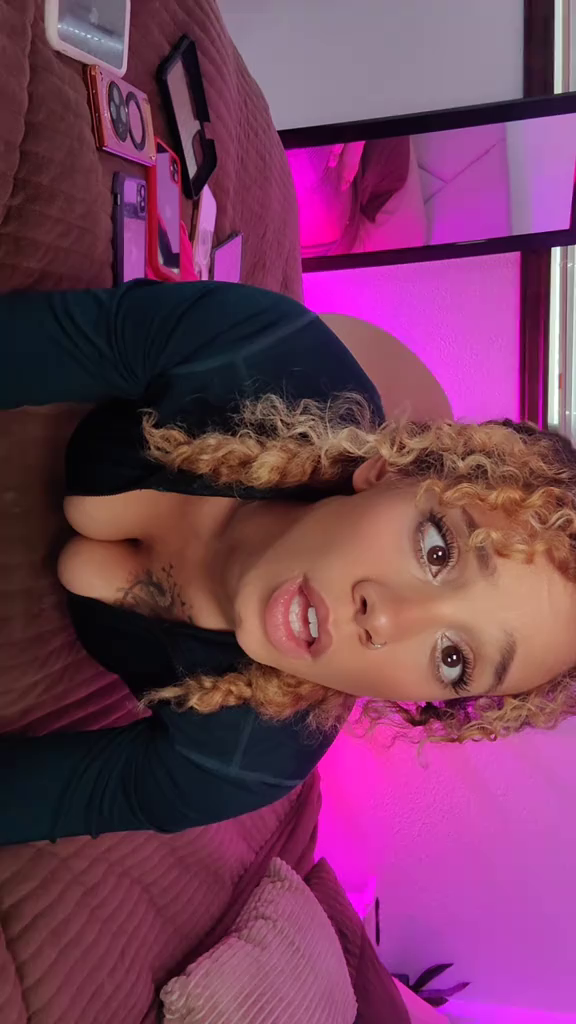
#> input picture frame 0 of videos/video.mp4, 576 x 1024 px
$ python test_existing_depth.py
#> lines starting #> are read from the running program, lines starting #| are printed output that depends on the picture
#!/usr/bin/env python3
"""
Test Existing Depth Maps

This script locates and visualizes existing depth maps in the videos directory.
"""

import os
import cv2
import numpy as np
import matplotlib.pyplot as plt
import open3d as o3d
from PIL import Image


def extract_frame_from_video(video_path, output_path, frame_num=0):
    """Extract a specific frame from a video."""
    cap = cv2.VideoCapture(video_path)
    if not cap.isOpened():
        raise ValueError(f"Cannot open video: {video_path}")

    # Set position to frame
    cap.set(cv2.CAP_PROP_POS_FRAMES, frame_num)

    # Read frame
    ret, frame = cap.read()
    cap.release()

    if ret:
        cv2.imwrite(output_path, frame)
        print(f"Frame {frame_num} extracted to: {output_path}")
        return output_path
    else:
        raise ValueError(f"Failed to extract frame {frame_num}")


# [31 lines left out: function extract_frame_from_depth_video, not called in this run]


def find_matching_depth_video(color_video_path):
    """Find a corresponding depth video for a color video."""
    directory = os.path.dirname(color_video_path)
    base_name = os.path.splitext(os.path.basename(color_video_path))[0]

    # Check for common patterns
    potential_names = [
        f"depth_{base_name}.mp4",
        f"{base_name}_depth.mp4",
        f"depth_video_{base_name}.mp4"
    ]

    for name in potential_names:
        path = os.path.join(directory, name)
        if os.path.exists(path):
            return path

    # Try to find any depth video in the same directory
    for file in os.listdir(directory):
        if file.startswith("depth_") and file.endswith(".mp4"):
            return os.path.join(directory, file)

    return None


def visualize_depth_as_3d(color_path, depth_path, output_path):
    """Visualize depth map as a 3D point cloud and save the visualization."""
    # Load color image
    color_img = o3d.io.read_image(color_path)

    # Load depth image
    depth_img = o3d.io.read_image(depth_path)

    # Get image dimensions
    color_np = np.asarray(color_img)
    depth_np = np.asarray(depth_img)

    # Resize depth to match color if needed
    if color_np.shape[:2] != depth_np.shape[:2]:
        print(f"Resizing depth from {depth_np.shape[:2]} to {color_np.shape[:2]}")
        depth_resized = cv2.resize(depth_np, (color_np.shape[1], color_np.shape[0]))
        cv2.imwrite(depth_path, depth_resized)
        depth_img = o3d.io.read_image(depth_path)

    # Convert to Open3D RGBD image
    rgbd = o3d.geometry.RGBDImage.create_from_color_and_depth(
        color_img, depth_img,
        depth_scale=255.0,  # Scale factor for 8-bit depth images
        depth_trunc=5.0,    # Maximum depth in meters
        convert_rgb_to_intensity=False
    )

    # Camera intrinsics (estimate from image size)
    width, height = np.asarray(color_img).shape[1], np.asarray(color_img).shape[0]
    focal_length = max(width, height) * 1.2  # Approximate focal length
    intrinsic = o3d.camera.PinholeCameraIntrinsic(
        width, height, focal_length, focal_length, width/2, height/2
    )

    # Create point cloud from RGBD image
    pcd = o3d.geometry.PointCloud.create_from_rgbd_image(rgbd, intrinsic)

    # Flip the orientation for better visualization
    pcd.transform([[1, 0, 0, 0], [0, -1, 0, 0], [0, 0, -1, 0], [0, 0, 0, 1]])

    # Visualize point cloud
    print("Visualizing point cloud. Close the window to continue...")
    vis = o3d.visualization.Visualizer()
    vis.create_window()
    vis.add_geometry(pcd)

    # Improve visualization
    opt = vis.get_render_option()
    opt.point_size = 1.0
    opt.background_color = np.array([0.5, 0.5, 0.5])

    # Set up camera view
    ctr = vis.get_view_control()
    ctr.set_zoom(0.5)
    ctr.set_front([0, 0, -1])
    ctr.set_lookat([0, 0, 0])
    ctr.set_up([0, -1, 0])

    # Capture image
    vis.capture_screen_image(output_path, do_render=True)

    # Run visualization
    vis.run()
    vis.destroy_window()

    print(f"Point cloud visualization saved to: {output_path}")
    return output_path


# [59 lines left out: function create_3d_mesh_from_depth, not called in this run]


def main():
    # Create test directory
    test_dir = "test_existing_results"
    os.makedirs(test_dir, exist_ok=True)

    # Test settings
    color_video_path = "videos/video.mp4"
    depth_video_path = "videos/depth_video.mp4"  # Default, will try to find match if not found

    # Check if depth video exists, otherwise try to find a matching one
    if not os.path.exists(depth_video_path):
        depth_video_path = find_matching_depth_video(color_video_path)
        if not depth_video_path:
            print("No matching depth video found. Using a color video to generate depth...")
            depth_video_path = None

    # Set output paths
    color_frame_path = os.path.join(test_dir, "color_frame.jpg")
    depth_frame_path = os.path.join(test_dir, "depth_frame.png")
    point_cloud_vis_path = os.path.join(test_dir, "point_cloud_vis.png")
    mesh_path = os.path.join(test_dir, "mesh.ply")
    mesh_vis_path = os.path.join(test_dir, "mesh_vis.png")

    # Run tests
    print("\n===== TESTING WITH EXISTING DEPTH MAPS =====\n")

    # 1. Extract color frame
    print("1. Extracting color frame...")
    extract_frame_from_video(color_video_path, color_frame_path)
#> in extract_frame_from_video, frame is the input picture: shape (1024, 576, 3); mean B, G, R 92.7, 60.6, 118.3

    # 2. Extract depth frame or generate one
    print("\n2. Extracting depth frame...")
    if depth_video_path:
        extract_frame_from_depth_video(depth_video_path, depth_frame_path)
        print(f"Using depth video: {depth_video_path}")
    else:
        # If no depth video is found, generate a depth map from the color frame
        print("Generating depth map from color frame...")
        # Simple depth generation (similar to the other test script)
        img = cv2.imread(color_frame_path)
        gray = cv2.cvtColor(img, cv2.COLOR_BGR2GRAY)
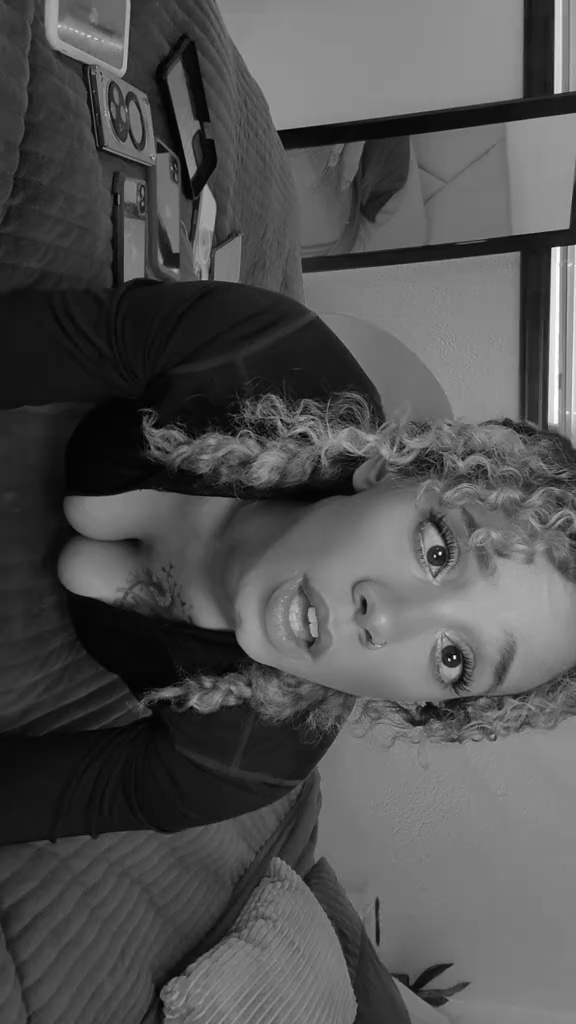
#> gray: shape (1024, 576); min 0, max 254, mean 81.5
        blurred = cv2.GaussianBlur(gray, (5, 5), 0)
        edges = cv2.Canny(blurred, 50, 150)
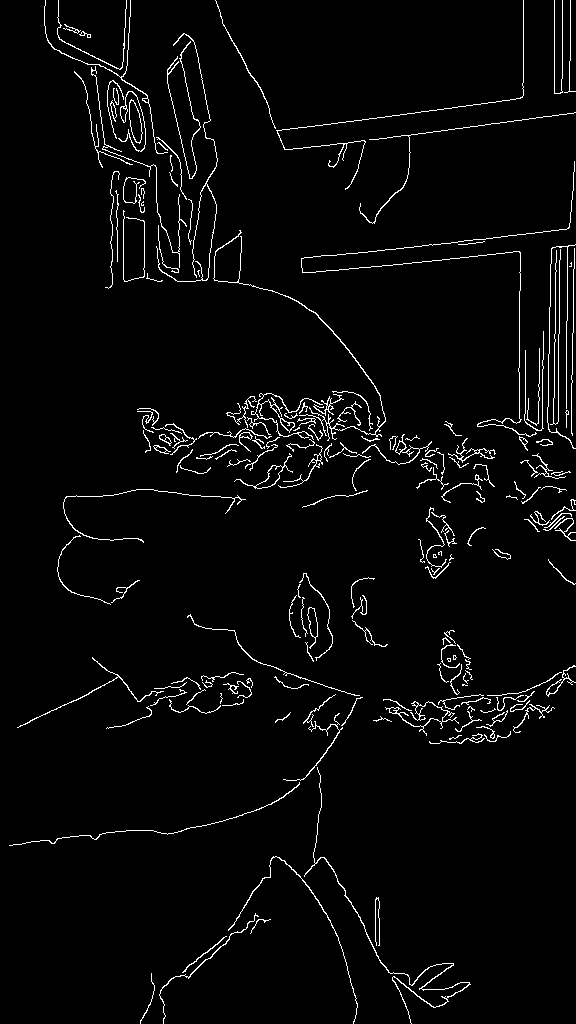
#> edges: shape (1024, 576); 3.1% white in thin lines or dots
        edges = 255 - edges
#> edges: shape (1024, 576); 96.9% white; black in thin lines or dots
        dist = cv2.distanceTransform(edges, cv2.DIST_L2, 3)
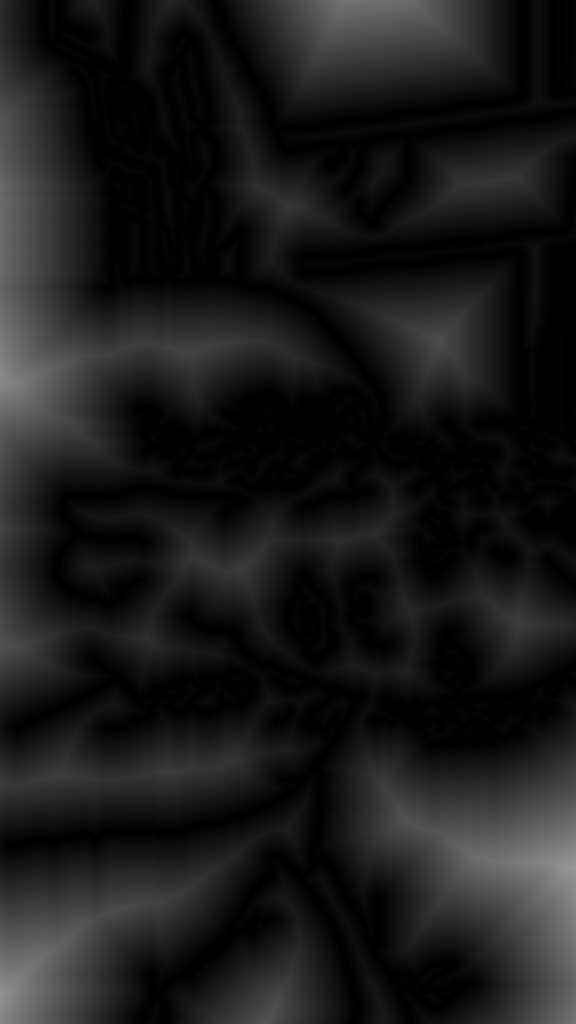
#> dist: shape (1024, 576) float32; min 0, max 152.8, mean 27.1
        cv2.normalize(dist, dist, 0, 255, cv2.NORM_MINMAX)
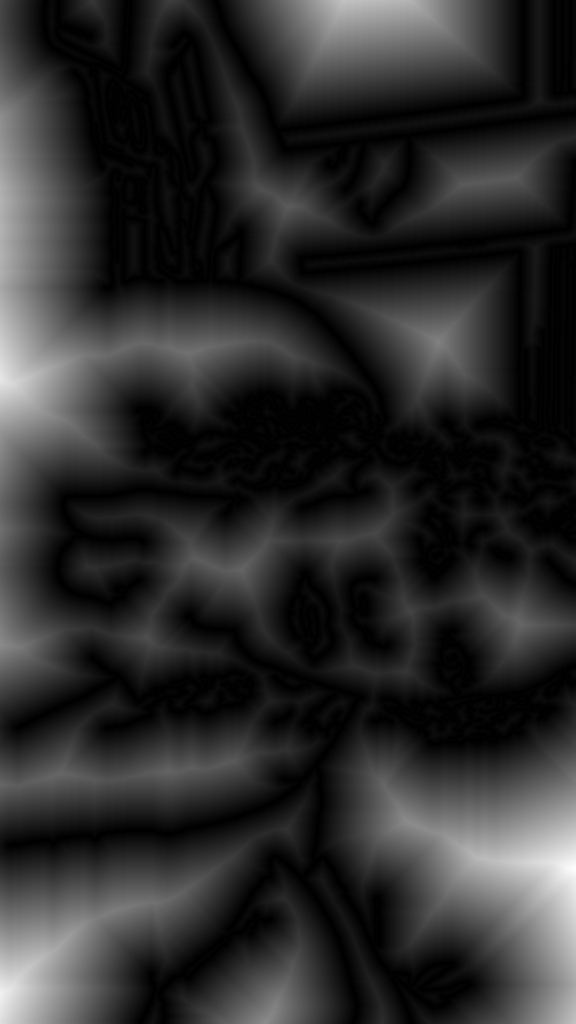
#> dist: shape (1024, 576) float32; min 0, max 255, mean 45.2
        depth = np.uint8(dist)
        depth_colored = cv2.applyColorMap(depth, cv2.COLORMAP_JET)
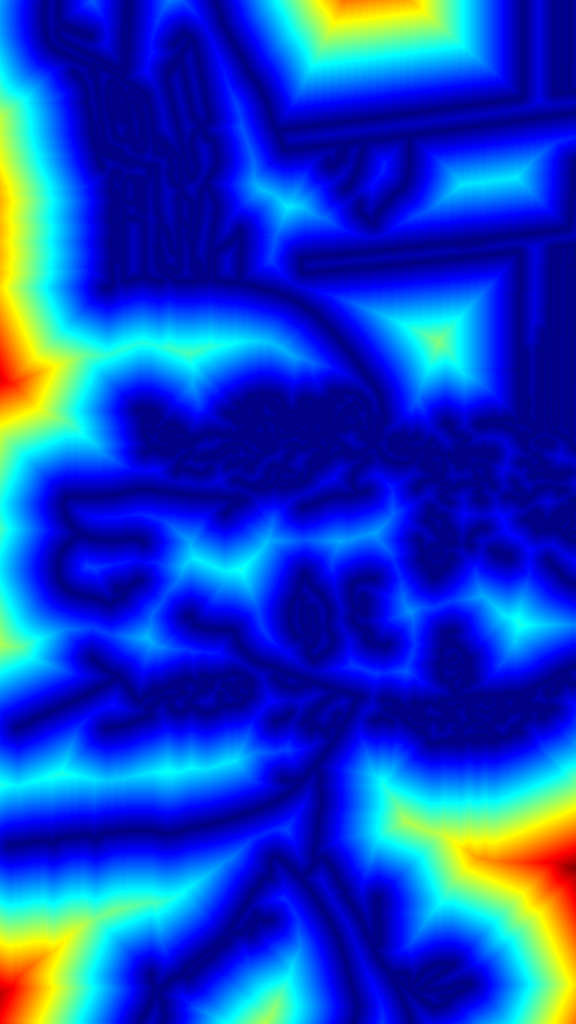
#> depth_colored: shape (1024, 576, 3); mean B, G, R 193.4, 67.1, 19.5
        cv2.imwrite(depth_frame_path, depth)
        cv2.imwrite(depth_frame_path.replace('.png', '_colored.png'), depth_colored)

    # 3. Visualize as point cloud
    print("\n3. Visualizing as 3D point cloud...")
    visualize_depth_as_3d(color_frame_path, depth_frame_path, point_cloud_vis_path)

    # 4. Create 3D mesh
    print("\n4. Creating 3D mesh...")
    create_3d_mesh_from_depth(color_frame_path, depth_frame_path, mesh_path)

    # 5. Visualize mesh
    print("\n5. Visualizing 3D mesh...")
    # This would use Open3D Visualization - running in a script would open a window
    # For this example, we'll just save the rendered image
    # Similar code to the other script
    mesh = o3d.io.read_triangle_mesh(mesh_path)
    mesh.compute_vertex_normals()
    vis = o3d.visualization.Visualizer()
    vis.create_window()
    vis.add_geometry(mesh)
    opt = vis.get_render_option()
    opt.mesh_show_back_face = True
    opt.background_color = np.array([0.5, 0.5, 0.5])
    ctr = vis.get_view_control()
    ctr.set_zoom(0.7)
    ctr.set_front([0, 0, -1])
    ctr.set_lookat([0, 0, 0])
    ctr.set_up([0, -1, 0])
    vis.capture_screen_image(mesh_vis_path, do_render=True)
    vis.run()
    vis.destroy_window()

    print("\n===== TESTS COMPLETED =====\n")
    print("Results saved in:", test_dir)

    # Create a summary image
    plt.figure(figsize=(15, 10))

    plt.subplot(2, 2, 1)
    plt.imshow(cv2.cvtColor(cv2.imread(color_frame_path), cv2.COLOR_BGR2RGB))
    plt.title("Color Frame")
    plt.axis("off")

    plt.subplot(2, 2, 2)
    plt.imshow(cv2.imread(depth_frame_path.replace('.png', '_colored.png')))
    plt.title("Depth Map")
    plt.axis("off")

    plt.subplot(2, 2, 3)
    plt.imshow(plt.imread(point_cloud_vis_path))
    plt.title("Point Cloud Visualization")
    plt.axis("off")

    plt.subplot(2, 2, 4)
    plt.imshow(plt.imread(mesh_vis_path))
    plt.title("3D Mesh Visualization")
    plt.axis("off")

    plt.tight_layout()
    plt.savefig(os.path.join(test_dir, "summary.png"))
    plt.show()


if __name__ == "__main__":
#> (the run stopped early here; a loop or call above may not have finished)
